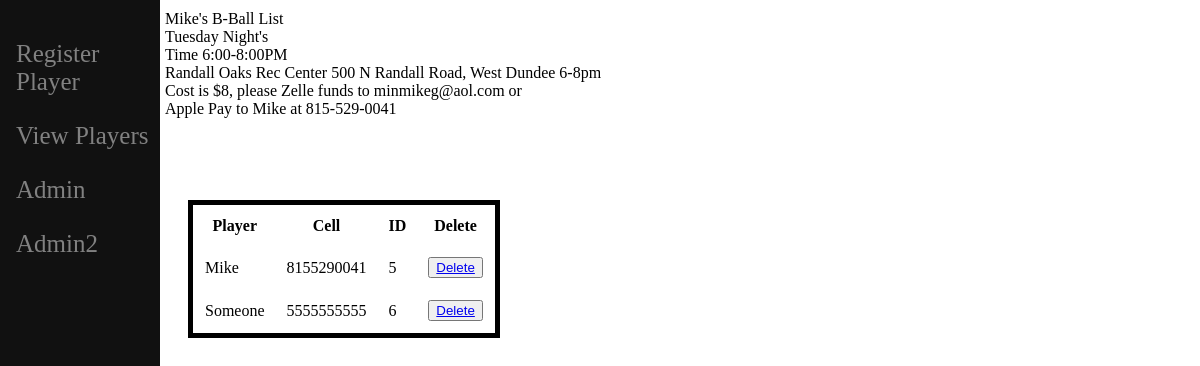
Page /edit_roster/ on the earlier database version.
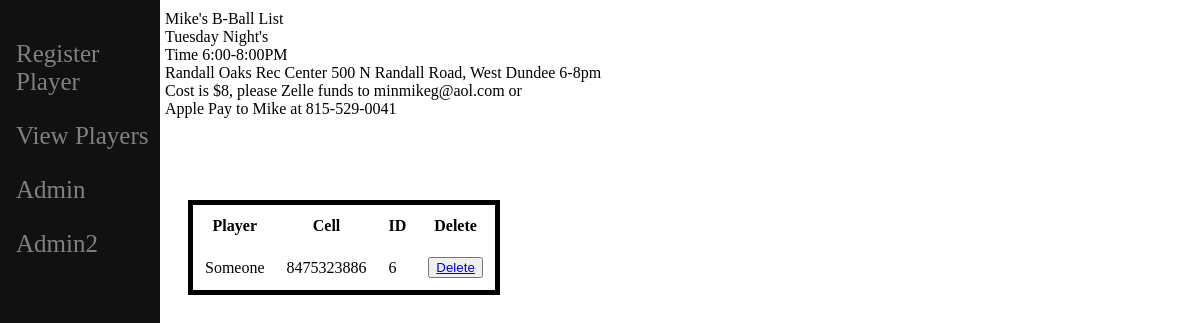
Same page on the later database version.
### b_ball/models.py (models this page shows, shortened)
class Player(models.Model):
    player_name = models.CharField(max_length=30)
    player_email = models.CharField(max_length=30)
    player_cell = models.CharField(max_length=10)

### b_ball/views.py (the view)
# urls.py: path('edit_roster/', views.edit_roster, name = 'edit_roster'),
def edit_roster(request):
         players = Player.objects.all()
         return render(request,'edit_roster.html',{'players':players})

### b_ball/templates/edit_roster.html (shortened to what this page needs)
{% extends 'base.html' %}
{% load static %}
{% block content %}
<!DOCTYPE html>
{% load static %}
<html>
<body>
    <div>
            <table style= "border:5px solid #000;">
                <tbody>
                    <thead>
                        <tr>
                            <th style="padding:10px;">Player</th>
                            <th style="padding:10px;">Cell</th>
                            <th style="padding:10px;" >ID</th>
                            <th style="padding:10px;">Delete</th>
                        </tr>
                    </thead>
                    {% for p in players %}
                    <tr>
                        <td style="padding:10px;">{{p.player_name}}</td>
                        <td style="padding:10px;">{{p.player_cell}}</td>
                        <td style="padding:10px;">{{p.id}}</td>
                        <td style="padding:10px;"><button type="button"><a href= "delete/{{p.id}}">Delete</a></button></td>
                    </tr>
                    {% endfor %}
                </tbody>
            </table>
        </div>
</body>
</html>
{% endblock %}

Differences in the rows shown:
removed Player: player_name "Mike", player_cell "8155290041", id "5"
changed Player "Someone": player_cell "5555555555" → "8475323886"
